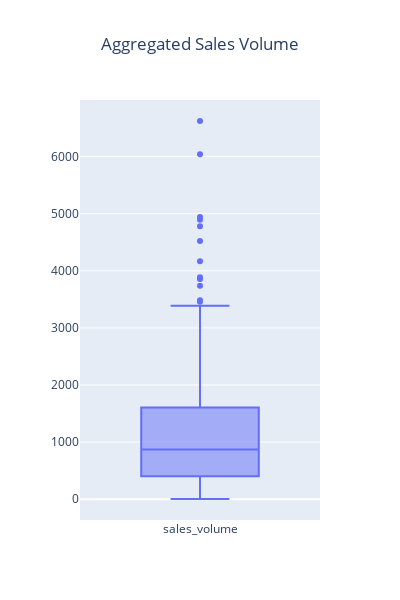

Notebook cell for this chart:
### Code cell
# Create and display a box plot of aggregated sales volume with customized layout settings
fig = px.box(sales_df, title='Aggregated Sales Volume')
fig.update_layout(width=400, height=600, xaxis_title=None, yaxis_title=None, title_x=0.5)
fig.show()

### Figure 1 — Plotly figure (JSON) as saved in the notebook; plotly's stock layout.template omitted (floating-point values rounded to 4 significant figures; data arrays with more than 128 entries replaced by an {"elided": "..."} marker saying what was removed)
{"data": [{"alignmentgroup": "True", "hovertemplate": "variable=%{x}<br>value=%{y}<extra></extra>", "legendgroup": "", "marker": {"color": "#636efa"}, "name": "", "notched": false, "offsetgroup": "", "orientation": "v", "showlegend": false, "type": "box", "x": {"elided": "664 str values"}, "x0": " ", "xaxis": "x", "y": {"elided": "664 int values"}, "y0": " ", "yaxis": "y"}], "layout": {"boxmode": "group", "height": 600, "legend": {"tracegroupgap": 0}, "title": {"text": "Aggregated Sales Volume", "x": 0.5}, "width": 400, "xaxis": {"anchor": "y", "domain": [0, 1], "title": {}}, "yaxis": {"anchor": "x", "domain": [0, 1], "title": {}}}}
